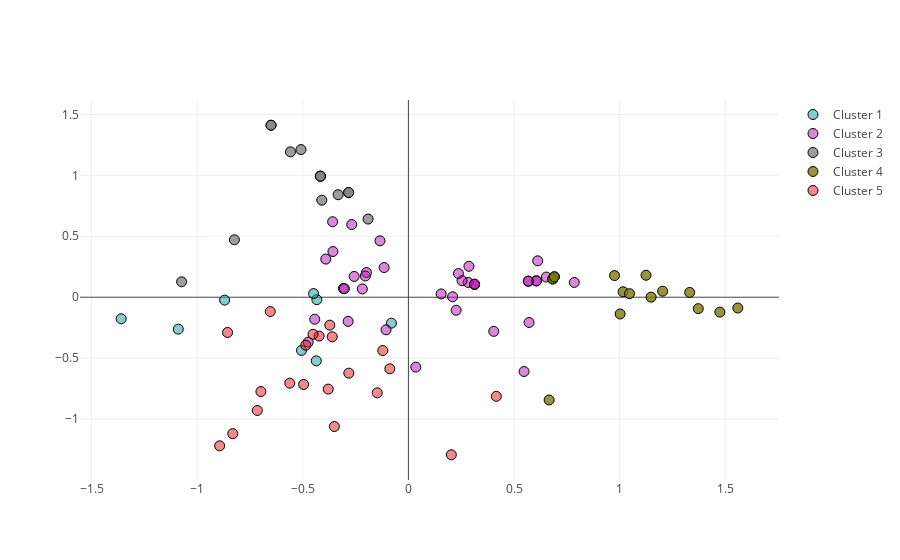

Here is the notebook cell this chart was saved with:
### Code cell
trace0 = go.Scatter(x = patient_clusters[patient_clusters.cluster == 0]["x"],
                    y = patient_clusters[patient_clusters.cluster == 0]["y"],
                    name = "Cluster 1",
                    mode = "markers",
                    marker = dict(size = 10,
                                 color = "rgba(15, 152, 152, 0.5)",
                                 line = dict(width = 1, color = "rgb(0,0,0)")))
trace1 = go.Scatter(x = patient_clusters[patient_clusters.cluster == 1]["x"],
                    y = patient_clusters[patient_clusters.cluster == 1]["y"],
                    name = "Cluster 2",
                    mode = "markers",
                    marker = dict(size = 10,
                                 color = "rgba(180, 18, 180, 0.5)",
                                 line = dict(width = 1, color = "rgb(0,0,0)")))
trace2 = go.Scatter(x = patient_clusters[patient_clusters.cluster == 2]["x"],
                    y = patient_clusters[patient_clusters.cluster == 2]["y"],
                    name = "Cluster 3",
                    mode = "markers",
                    marker = dict(size = 10,
                                 color = "rgba(132, 132, 132, 0.8)",
                                 line = dict(width = 1, color = "rgb(0,0,0)")))
trace3 = go.Scatter(x = patient_clusters[patient_clusters.cluster == 3]["x"],
                    y = patient_clusters[patient_clusters.cluster == 3]["y"],
                    name = "Cluster 4",
                    mode = "markers",
                    marker = dict(size = 10,
                                 color = "rgba(122, 122, 12, 0.8)",
                                 line = dict(width = 1, color = "rgb(0,0,0)")))
trace4 = go.Scatter(x = patient_clusters[patient_clusters.cluster == 4]["x"],
                    y = patient_clusters[patient_clusters.cluster == 4]["y"],
                    name = "Cluster 5",
                    mode = "markers",
                    marker = dict(size = 10,
                                 color = "rgba(230, 20, 30, 0.5)",
                                 line = dict(width = 1, color = "rgb(0,0,0)")))

data = [trace0, trace1, trace2, trace3, trace4]
fig=go.Figure(data)
iplot(fig)

### Figure 1 — Plotly figure (JSON) as saved in the notebook; plotly's stock layout.template omitted (floating-point values rounded to 4 significant figures)
{"data": [{"marker": {"color": "rgba(15, 152, 152, 0.5)", "line": {"color": "rgb(0,0,0)", "width": 1}, "size": 10}, "mode": "markers", "name": "Cluster 1", "type": "scatter", "uid": "7a68e82e-3f70-4c6d-b222-be58fb98d9b1", "x": [-0.5063, -0.4334, -0.449, -0.4363, -0.08046, -1.089, -1.36, -0.87], "y": [-0.4362, -0.02003, 0.02963, -0.522, -0.2128, -0.2618, -0.177, -0.02369]}, {"marker": {"color": "rgba(180, 18, 180, 0.5)", "line": {"color": "rgb(0,0,0)", "width": 1}, "size": 10}, "mode": "markers", "name": "Cluster 2", "type": "scatter", "uid": "01be3937-60db-4ea7-9c3f-a1fc1fcbf55a", "x": [-0.3078, 0.5474, 0.1549, 0.2092, -0.3032, -0.2854, -0.3588, 0.2828, 0.404, 0.2864, -0.2684, 0.3131, 0.2259, -0.3912, -0.1988, -0.3574, -0.1346, 0.2539, 0.6058, 0.03509, -0.106, 0.3131, 0.6058, -0.1151, -0.2039, -0.2568, 0.5677, 0.5713, 0.2367, -0.4436, 0.7852, 0.5677, 0.3131, 0.6121, -0.2181, 0.6527, -0.4746], "y": [0.07164, -0.6094, 0.02699, 0.003511, 0.0703, -0.1982, 0.6192, 0.1216, -0.2799, 0.2535, 0.5962, 0.1062, -0.1072, 0.3128, 0.2026, 0.375, 0.4626, 0.1362, 0.134, -0.5732, -0.2672, 0.1062, 0.134, 0.2436, 0.1743, 0.1705, 0.1318, -0.2073, 0.1939, -0.1806, 0.1213, 0.1318, 0.1062, 0.2984, 0.06773, 0.1653, -0.369]}, {"marker": {"color": "rgba(132, 132, 132, 0.8)", "line": {"color": "rgb(0,0,0)", "width": 1}, "size": 10}, "mode": "markers", "name": "Cluster 3", "type": "scatter", "uid": "dd494070-2ca9-46bb-997b-882e71747c5a", "x": [-0.4167, -0.6504, -0.5584, -0.4167, -0.6504, -1.074, -0.4167, -0.2829, -0.191, -0.5086, -0.8236, -0.2829, -0.4101, -0.3328], "y": [0.9929, 1.411, 1.193, 0.9929, 1.411, 0.1265, 0.9929, 0.8593, 0.6412, 1.211, 0.4712, 0.8593, 0.7959, 0.8409]}, {"marker": {"color": "rgba(122, 122, 12, 0.8)", "line": {"color": "rgb(0,0,0)", "width": 1}, "size": 10}, "mode": "markers", "name": "Cluster 4", "type": "scatter", "uid": "f9746e82-f732-4ad3-96ec-8fa105061130", "x": [0.9757, 0.683, 1.016, 1.203, 0.6908, 1.372, 1.149, 1.559, 1.474, 1.125, 1.002, 0.683, 1.331, 1.047, 0.6908, 0.6661], "y": [0.1777, 0.1499, 0.04461, 0.04945, 0.1675, -0.09363, 0.0006328, -0.08878, -0.1222, 0.1804, -0.1373, 0.1499, 0.0395, 0.02923, 0.1675, -0.8431]}, {"marker": {"color": "rgba(230, 20, 30, 0.5)", "line": {"color": "rgb(0,0,0)", "width": 1}, "size": 10}, "mode": "markers", "name": "Cluster 5", "type": "scatter", "uid": "ea07242a-07bf-4c14-9811-3a2c323cbf30", "x": [-0.3795, -0.0881, -0.2822, -0.3722, -0.3607, -0.496, -0.4228, -0.3506, -0.4517, -0.8561, -0.7155, -0.654, -0.8936, 0.2031, -0.1476, -0.6983, 0.4162, -0.5617, -0.1214, -0.4857, -0.8316], "y": [-0.7538, -0.587, -0.623, -0.2291, -0.3245, -0.7159, -0.3186, -1.061, -0.304, -0.2891, -0.9291, -0.1177, -1.219, -1.292, -0.7842, -0.7741, -0.813, -0.7052, -0.4375, -0.3934, -1.119]}], "layout": {}}
